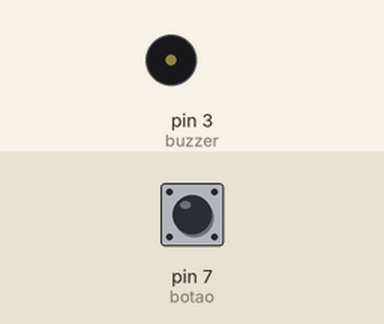
Recording of a sketch running on a simulated Arduino Uno, built with avr-gcc and run on an emulated ATmega328P. Parts: buzzer (waves = sounding, pin HIGH). The test bench sets the inputs (shaded band); at power-on: pin 7 (botao) HIGH.

Above: at 1.2 s.
1.3 s: pin 7 (botao) pulled LOW for 0.15 s
At 1.37 s:
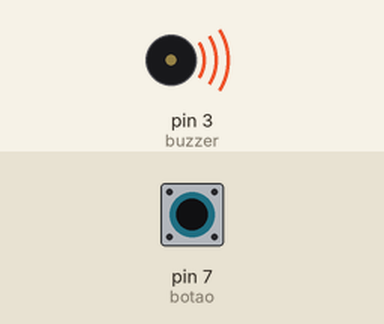
2.9 s: pin 7 (botao) pulled LOW for 3.2 s
At 6.6 s:
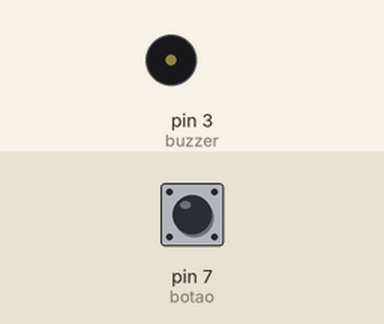
Timing chart, 0 to 8.1 s (numbered marks = the images above; inputs shaded):
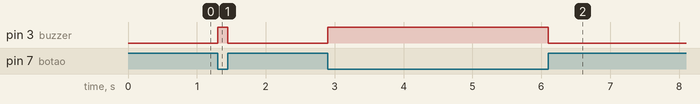

Measured:
- after the input at 1.3 s, pin 3 (buzzer): LOW → HIGH at once, → LOW 0.15 s later
- after the input at 2.9 s, pin 3 (buzzer): LOW → HIGH at once, → LOW 3.2 s later

The sketch:

Arduino.ino
```cpp
#define botao 7
#define buzzer 3

void buzzer_on(){
  digitalWrite(buzzer, HIGH);
}
void buzzer_off(){
  digitalWrite(buzzer, LOW);
}

void setup() {
  pinMode(botao, INPUT_PULLUP);
  pinMode(buzzer, OUTPUT);
}

void loop() {
  int estado_botao = digitalRead(botao);
  if (estado_botao == LOW) {
    buzzer_on();
  }
  else if (estado_botao == HIGH) {
    buzzer_off();
  }
}
```
